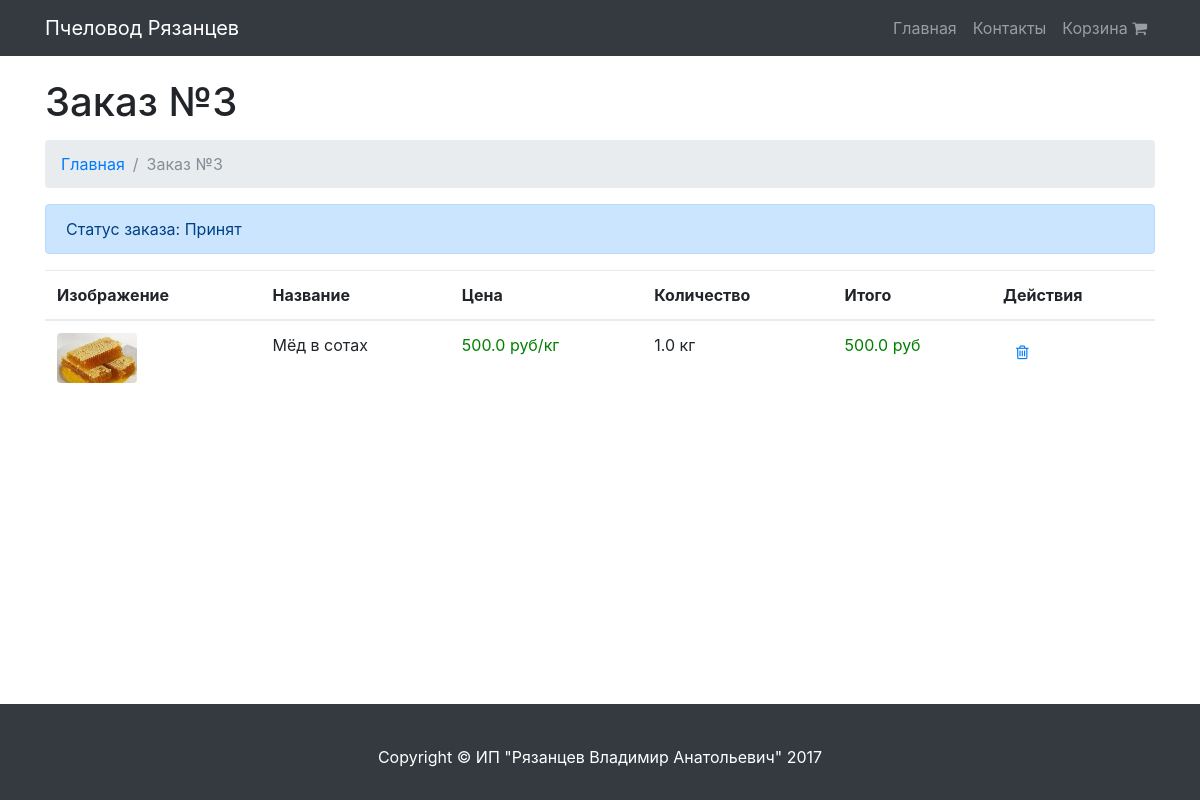
The page /order/3/ on the database its author committed.
### store/models.py (models this page shows)
class Order(models.Model):
    accepted = 'Принят'
    execution = 'Исполнение'
    executed = 'Исполнен'
    canceled = 'Отменён'
    status_classifier = (
        (accepted, 'Принят'),
        (execution, 'Исполнение'),
        (executed, 'Исполнен'),
        (canceled, 'Отменён'),
    )
    email = models.EmailField(blank=True, null=True)
    phone = models.CharField(max_length=20)
    date = models.DateTimeField(auto_now=True)
    status = models.CharField(max_length=10, choices=status_classifier, default=accepted)

class OrderItem(models.Model):
    product = models.ForeignKey(Product)
    quantity = models.FloatField()
    order = models.ForeignKey(Order)

class Product(models.Model):
    kg = 'кг'
    pcs = 'шт'
    measure_classifier = (
        (kg, 'кг'),
        (pcs, 'шт'),
    )
    photo = models.ImageField(upload_to="images")
    name = models.CharField(max_length=500)
    short_description = models.TextField()
    description = models.TextField()
    price = models.FloatField()
    measure = models.CharField(max_length=10, choices=measure_classifier, default=kg)
    in_stock = models.BooleanField(default=True)

### store/views.py (the view)
# urls.py: url(r'^order/(?P<id>\d+)/$', views.show_order, name='show_order'),
def show_order(request, id):
    order = Order.objects.get(id=id)
    order_item_list = OrderItem.objects.filter(order=order)
    return render(
        request,
        "order.html",
        {
            "order": order,
            "order_item_list": order_item_list,
        }
    )

### store/templatetags/poll_extras.py (called while the page is built)
@register.filter
def mul(value, arg):
    try:
        value = float(value)
        arg = float(arg)
        if arg: return value * arg
    except:
        pass
    return ''

### store/templates/order.html (shortened to what this page needs)
{% extends "base.html" %}
{% load poll_extras %}
{% block content %}
    <div class="container">
        <h1 class="mt-4 mb-3">Заказ №{{ order.id }}
        </h1>
        <ol class="breadcrumb">
            <li class="breadcrumb-item">
                <a href="{% url "index" %}">Главная</a>
            </li>
            <li class="breadcrumb-item active">Заказ №{{ order.id }}</li>
        </ol>
        {% if order.status == 'Принят' or order.status == 'Исполнение' %}
            <div class="alert alert-primary" role="alert">
                Статус заказа: {{ order.status }}
            </div>
        {% elif order.status == 'Исполнен' %}
            <div class="alert alert-success" role="alert">
                Статус заказа: {{ order.status }}
            </div>
        {% elif order.status == 'Отменён' %}
            <div class="alert alert-danger" role="alert">
                Статус заказа: {{ order.status }}
            </div>
        {% endif %}
        <table class="table table-hover">
            <thead>
            <tr>
                <th>Изображение</th>
                <th>Название</th>
                <th>Цена</th>
                <th>Количество</th>
                <th>Итого</th>
                <th>Действия</th>
            </tr>
            </thead>
            <tbody>
            {% for item in order_item_list %}
                <tr>
                    <td>
                        <a href="#">
                            <img height="50px" class="rounded mb-3 mb-md-0" src="{{ item.product.photo.url }}" alt="">
                        </a>
                    </td>
                    <td>{{ item.product.name }}</td>
                    <td><span style="color: green; ">{{ item.product.price }} руб/{{ item.product.measure }}</span></td>
                    <td>
                        {{ item.quantity }} {{ item.product.measure }}
                    </td>
                    <td>
                        <span style="color: green; ">{{ item.quantity|mul:item.product.price }} руб</span>
                    </td>
                    <td><a href="{% url "delete_from_cart" id=item.id %}" class="btn btn-default"><i
                            class="fa fa-trash-o" aria-hidden="true"></i></a></td>
                </tr>
            {% endfor %}
            </tbody>
        </table>
    </div>
{% endblock %}

### store/templates/base.html (shortened to what this page needs)
{% load staticfiles %}
<!DOCTYPE html>
<html lang="en">
<head>
    <link href="{% static "css/bootstrap.min.css" %}" rel="stylesheet">
    <link href="{% static "css/modern-business.css" %}" rel="stylesheet">
    <link href="{% static "css/font-awesome.min.css" %}" rel="stylesheet">
    <link href="{% static "css/style.css" %}" rel="stylesheet">
</head>
<body>
    <nav class="navbar fixed-top navbar-expand-lg navbar-dark bg-dark fixed-top">
      <div class="container">
        <a class="navbar-brand" href="/">Пчеловод Рязанцев</a>
        <div class="collapse navbar-collapse" id="navbarResponsive">
          <ul class="navbar-nav ml-auto">
            <li class="nav-item">
              <a class="nav-link" href="/">Главная</a>
            </li>
            <li class="nav-item">
              <a class="nav-link" href="{% url "contacts" %}">Контакты</a>
            </li>
          <li class="nav-item">
              <a class="nav-link" href="{% url "cart" %}">
                  Корзина <i class="fa fa-shopping-cart" aria-hidden="true"></i>
              </a>
          </li>
          </ul>
        </div>
      </div>
    </nav>
    {% block content %}{% endblock content %}
    <footer class="footer py-5 bg-dark">
      <div class="container">
        <p class="m-0 text-center text-white">Copyright &copy; ИП "Рязанцев Владимир Анатольевич" 2017</p>
      </div>
    </footer>
</body>
</html>

### store/static/css/modern-business.css (style rules this page uses)
body { padding-top: 54px; }
@media (min-width: 992px) { body { padding-top: 56px; } }

### store/static/css/style.css (style rules this page uses)
html { position: relative; min-height: 100%; }
body { margin-bottom: 60px; }
.footer { position: absolute; bottom: 0; width: 100%; height: 10px; line-height: 10px; background-color: #f5f5f5; }

### rows shown on the page
Order: id "3", status "Принят"
OrderItem: product.photo (picture), product.name "Мёд в сотах", product.price "500.0", product.measure "кг", quantity "1.0", quantity|mul "500.0"
